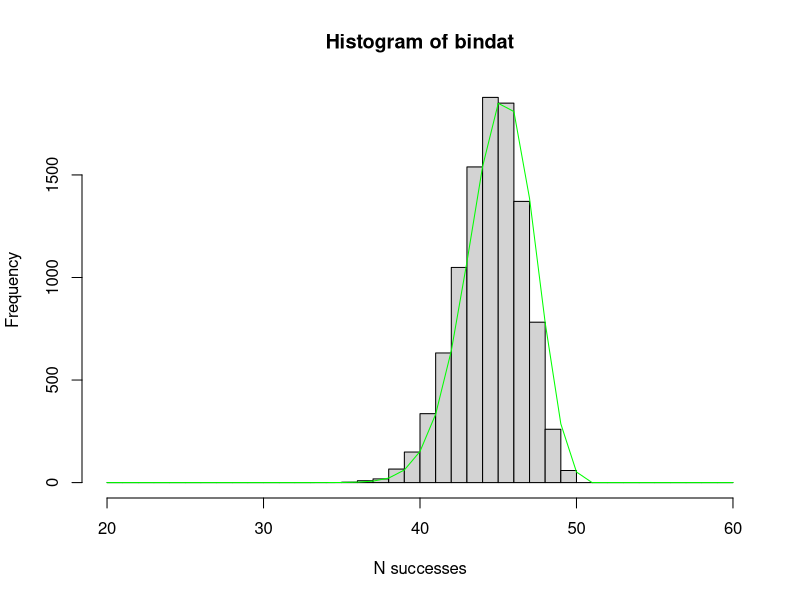

The R source for this figure:

bindat<-rbinom(10000,50,.9)
binseq<-seq(20,60,1)
#plot
hist(bindat,breaks=binseq,xlab="N successes")
#Check with theorectical curve
lines(binseq,1e+4*dbinom(binseq,50,0.9),col="green")
